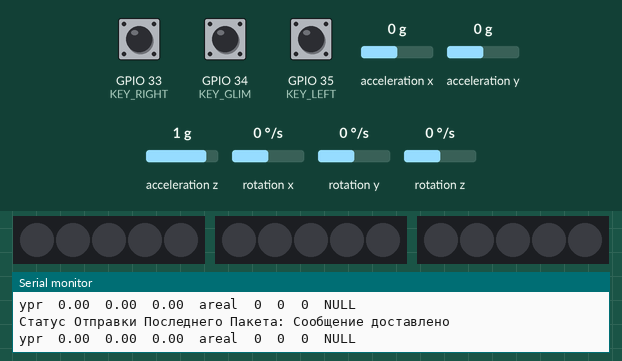
This sketch was run on a simulated ESP32. Shown: 3 × 5 RGB LEDs in strip order, left to right, the last lines printed to the serial monitor. Inputs (shaded band) come from the test bench; at power-on: rotation z 0 °/s, GPIO 34 (KEY_GLIM) LOW, acceleration x 0 g, GPIO 33 (KEY_RIGHT) LOW, GPIO 35 (KEY_LEFT) LOW, acceleration y 0 g, acceleration z 1 g, rotation x 0 °/s, rotation y 0 °/s. Dim RGB values are drawn brighter than linear.

Above: at 1.7 s.
1.8 s: rotation z set to -192 °/s
At 2.7 s:
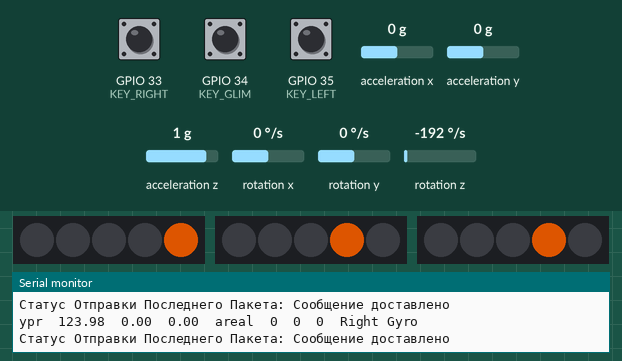
3.6 s: GPIO 34 (KEY_GLIM) pulled HIGH for 0.15 s
At 3.73 s:
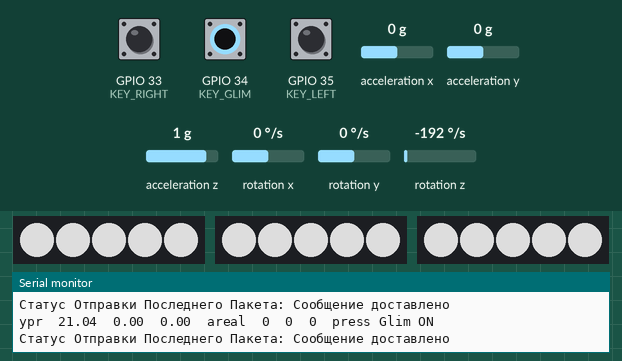
4.3 s: acceleration x set to -1.4 g
At 7.2 s:
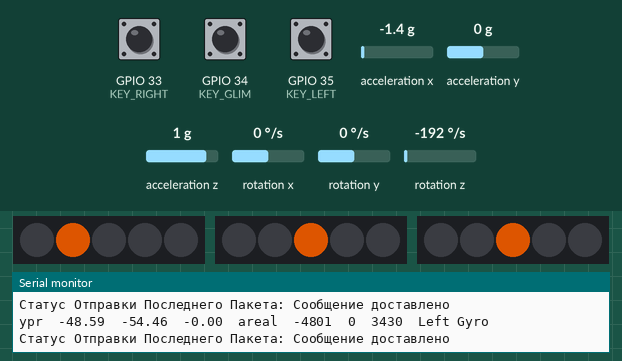
7.3 s: GPIO 33 (KEY_RIGHT) pulled HIGH for 0.15 s
8.0 s: GPIO 35 (KEY_LEFT) pulled HIGH for 0.15 s
At 8.5 s:
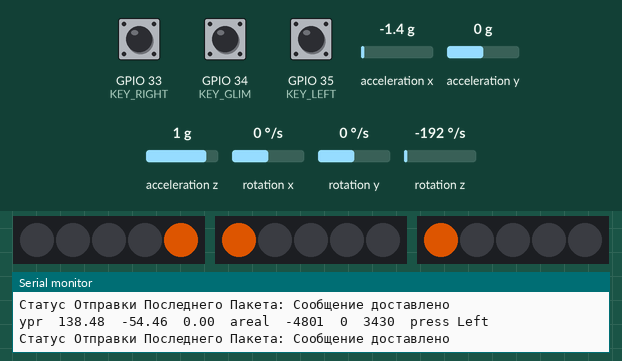
8.7 s: GPIO 34 (KEY_GLIM) pulled HIGH for 1 s
Timing chart, 0 to 11.3 s (numbered marks = the images above; inputs shaded):
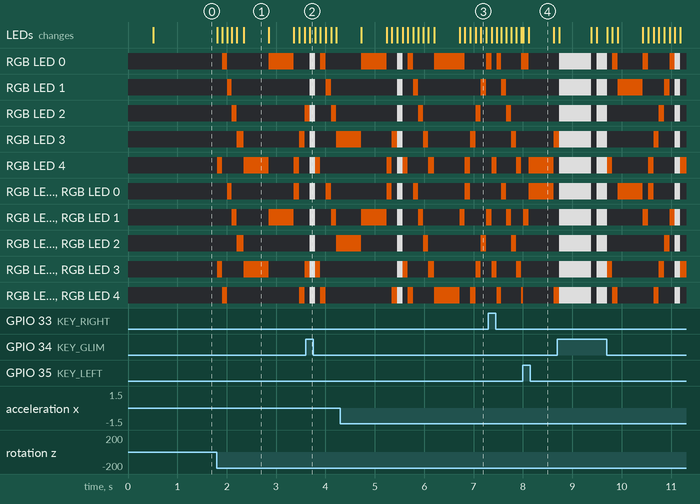

The sketch:

Esp32NowMaster.ino
```cpp
#include "I2Cdev.h"
#include "MPU6050_6Axis_MotionApps20.h"
#include <esp_now.h>
#include <WiFi.h>
#include <Adafruit_NeoPixel.h>

// Определяем задействованные пины
// Для LED
#define LED_GLIM 25
#define LED_LEFT 26
#define LED_RIGHT 27
#define LED_COUNT 5
//Для кнопок
#define KEY_GLIM 34
#define KEY_LEFT 35
#define KEY_RIGHT 33

//Устанавливаем углы, ускорение и крен срабатывания поворотника
#define ANGLE1 15         //I режим
#define ANGLE2 10         //II режим
#define BOOST2 500        //II режим
#define ANGLE3 7         //III режим
#define BOOST3 300        //III режим
#define ROOL3 5           //III режим
#define BOOST_STOP 1800   //СТОП режим
#define ROOL_STOP 50       //СТОП режим

//Время работы сигнала после сброса
#define TIME1 50         //I режим
#define TIME2 30         //II режим
#define TIME3 20         //III режим
#define TIME_STOP 50     //СТОП режим
#define TIME_DIGIT 100   //РУЧНОЙ режим

// Угол сброса признака поворота
#define ANGLE_FIN 5         //


//Переменная для задержки времени опроса
#define PERIOD 100
static uint32_t tmr = 0;

//Переменная для моргания LED
#define PERIODLED 100
static uint32_t tmrLED = 0; //Переменная времи моргания LED

// Инициализируем гироскоп MPU6050
////////////////////////////////////////////////////////////////////////////////////////
// AD0 low = 0x68 (default for SparkFun breakout and InvenSense evaluation board)
// AD0 high = 0x69
//MPU6050 mpu(0x69); // <-- use for AD0 high
MPU6050 mpu;

// MPU6050 переменные
uint16_t fifoCount;     // count of all bytes currently in FIFO
uint8_t fifoBuffer[64]; // FIFO storage buffer

Quaternion q;           // [w, x, y, z]         quaternion container
VectorInt16 aa;         // [x, y, z]            accel sensor measurements
VectorInt16 aaReal;     // [x, y, z]            gravity-free accel sensor measurements
VectorFloat gravity;    // [x, y, z]            gravity vector

float ypr[3];           // [yaw, pitch, roll]   yaw/pitch/roll container and gravity vector
float gyroX = 0;
float gyroY = 0;
float gyroZ = 0;
int accX = 0;
int accY = 0;


float gyroZFix = 0;

float gyroZOld = 0;
float gyroZOld1 = 0;
float gyroZOld2 = 0;

int accXOld1 = 0;
int accXOld2 = 0;

int accYOld1 = 0;
int accYOld2 = 0;

bool FlagFix = false;

float Delta3Z = 0;

// Обьявляем переменные для передачи на другую плату с помощью протокола ESP-NOW
//////////////////////////////////////////////////////////////////////////////////////////////////
// МАС-АДРЕС ПЛАТЫ-ПОЛУЧАТЕЛЯ
//uint8_t broadcastAddress[] = {0x10, 0x06, 0x1C, 0xA6, 0xE4, 0x10};
uint8_t broadcastAddress[] = {0x48, 0x27, 0xE2, 0x5E, 0x32, 0x6E};
//uint8_t broadcastAddress[] = {0x48, 0x27, 0xE2, 0x5E, 0x32, 0x88};

// Структура в скетче платы-отправителя  должна совпадать с оной для получателя
typedef struct StructMessage {
  char a[1];
  int b;
} StructMessage;

// Создаем структуру сообщения myData
StructMessage myData;

// Peer info
esp_now_peer_info_t peerInfo;

////////////////////////////////////////////////////////////////////////////////////////////////////
//Объявите наш объект полосы NeoPixel:
Adafruit_NeoPixel StripGlim(LED_COUNT, LED_GLIM, NEO_GRB + NEO_KHZ800);
Adafruit_NeoPixel StripLeft(LED_COUNT, LED_LEFT, NEO_GRB + NEO_KHZ800);
Adafruit_NeoPixel StripRight(LED_COUNT, LED_RIGHT, NEO_GRB + NEO_KHZ800);

char RouteFix;
int TimeFix = 0;
int NumLED = 0;
bool blinkFix = true;

//Переменная фиксации включения ходовых огней
bool GlimFix = false;
bool KeyFix = false;

// ================================================================
// ===                      OnDataSent                          ===
// ================================================================
// Обратная функция отправки
void OnDataSent(const uint8_t *mac_addr, esp_now_send_status_t status) {
  Serial.print("\r\nСтатус Отправки Последнего Пакета: ");
  Serial.println(status == ESP_NOW_SEND_SUCCESS ? "Сообщение доставлено" : "Сообщение НЕ доставлено");
}

// ================================================================
// ===                      INITIAL MPU6050                     ===
// ================================================================
// Функция инициализации MPU6050
void InitialMPU () {

  // initialize MPU6050
  mpu.initialize();
  mpu.dmpInitialize();
  mpu.setDMPEnabled(true);

  //начальные значения MPU6050
  mpu.setXAccelOffset(-1132);
  mpu.setYAccelOffset(-278);
  mpu.setZAccelOffset(1062);
  mpu.setXGyroOffset(132);
  mpu.setYGyroOffset(-12);
  mpu.setZGyroOffset(40);
}


// ================================================================
// ===                      INITIAL SETUP                       ===
// ================================================================

void setup() {

  Wire.begin();
  Serial.begin(115200);

  //Открываем пины на чтение
  pinMode(KEY_GLIM, INPUT);
  pinMode(KEY_LEFT, INPUT);
  pinMode(KEY_RIGHT, INPUT);

  // initialize MPU6050
  InitialMPU ();

  // Выбираем режим WiFi
  WiFi.mode(WIFI_STA);

  // Запускаем протокол ESP-NOW
  if (esp_now_init() != ESP_OK) {
    Serial.println("Ошибка инициализации ESP-NOW");
    return;
  }

  // Регистрируем отправку сообщения
  esp_now_register_send_cb(OnDataSent);

  // Указываем получателя
  memcpy(peerInfo.peer_addr, broadcastAddress, 6);
  peerInfo.channel = 0;
  peerInfo.encrypt = false;

  // Add peer
  if (esp_now_add_peer(&peerInfo) != ESP_OK) {
    Serial.println("Failed to add peer");
    return;
  }

  //ИНИЦИАЛИЗАЦИЯ объекта полосы NeoPixel
  StripGlim.begin();
  StripGlim.show();
  StripGlim.setBrightness(150);

  StripLeft.begin();
  StripLeft.show();
  StripLeft.setBrightness(150);

  StripRight.begin();
  StripRight.show();
  StripRight.setBrightness(150);
}


// ================================================================
// ===                    MAIN PROGRAM LOOP                     ===
// ================================================================

void loop() {

  /////////////////////////////////////////////////////////
  // костыль для обнуления датчика чтобы не привысить угол 180
  if ((gyroZ > 120) || (gyroZ < -120)) { // костыль для обнуления датчика чтобы не привысить угол 180
    gyroX = 0;
    gyroY = 0;
    gyroZ = 0;
    accX = 0;
    accY = 0;
    gyroZFix = 0;
    gyroZOld = 0;
    gyroZOld1 = 0;
    gyroZOld2 = 0;
    accXOld1 = 0;
    accXOld2 = 0;
    accYOld1 = 0;
    accYOld2 = 0;
    FlagFix = false;
    Delta3Z = 0;

    InitialMPU ();
  }

  //////////////////////////////////////////////////////////////
  //Получение и обработка данных с датчика MPU6050
  if (millis() - tmr >= PERIOD) {  // таймер получения и передачи данных
    if (mpu.dmpGetCurrentFIFOPacket(fifoBuffer)) { // Получить последний пакет

      //Получаем данные с MPU6050
      mpu.dmpGetQuaternion(&q, fifoBuffer);
      mpu.dmpGetGravity(&gravity, &q);
      mpu.dmpGetYawPitchRoll(ypr, &q, &gravity);
      mpu.dmpGetAccel(&aa, fifoBuffer);
      mpu.dmpGetLinearAccel(&aaReal, &aa, &gravity);

      gyroZ = (ypr[0] * 180 / M_PI);
      gyroX = (ypr[1] * 180 / M_PI);
      gyroY = (ypr[2] * 180 / M_PI);
      accX = (aaReal.x + accXOld1 + accXOld2) / 3;
      accY = (aaReal.y + accYOld1 + accYOld2) / 3;

      Delta3Z = abs(gyroZOld2 - gyroZ);

      Serial.print("ypr\t");
      Serial.print(ypr[0] * 180 / M_PI);
      Serial.print("\t");
      Serial.print(ypr[1] * 180 / M_PI);
      Serial.print("\t");
      Serial.print(ypr[2] * 180 / M_PI);
      Serial.print("\t");

      Serial.print("areal\t");
      Serial.print(aaReal.x);
      Serial.print("\t");
      Serial.print(aaReal.y);
      Serial.print("\t");
      Serial.print(aaReal.z);
      Serial.print("\t");
    }

    ///////////////////////////////////////////////////////
    //Обработка нажатия кнопок
    if (digitalRead(KEY_GLIM) && !KeyFix ) {
      strcpy(myData.a, "G");
      myData.b = 5;
      Serial.println("press Glim ON");
    }
    else if (digitalRead(KEY_GLIM) && KeyFix ) {
      strcpy(myData.a, "F");
      myData.b = 5;
      Serial.println("press Glim OFF");
    }
    else if (digitalRead(KEY_RIGHT)) {
      strcpy(myData.a, "R");
      myData.b = TIME_DIGIT;
      Serial.println("press Right");
    }
    else if (digitalRead(KEY_LEFT)) {
      strcpy(myData.a, "L");
      myData.b = TIME_DIGIT;
      Serial.println("press Left");
    }
    ///////////////////////////////////////////////////////
    //Определяем напровление поворота // направо - плюc, налево - минус
    else if ((gyroZ - gyroZFix) > ANGLE1) // по углу поворачиваем направо
    { FlagFix = true;
      strcpy(myData.a, "R");
      myData.b = TIME1;
      Serial.println("Right Gyro");
    }
    else if ((gyroZ - gyroZFix) < -ANGLE1) // по углу поворачиваем налево
    { FlagFix = true;
      strcpy(myData.a, "L");
      myData.b = TIME1;
      Serial.println("Left Gyro");
    }
    ///////////////////////////////////////////////////////
    else if (((gyroZ - gyroZFix) > ANGLE2) && (accY < -BOOST2))// по углу и ускорению поворачиваем направо
    { FlagFix = true;
      strcpy(myData.a, "R");
      myData.b = TIME2;
      Serial.println("Right Gyro&Acc");
    }
    else if (((gyroZ - gyroZFix) < -ANGLE2) && (accY > BOOST2)) // по углу и ускорению поворачиваем налево
    { FlagFix = true;
      strcpy(myData.a, "L");
      myData.b = TIME2;
      Serial.println("Left Gyro&Acc");
    }
    //////////////////////////////////////////////////////////
    else if (((gyroZ - gyroZFix) > ANGLE3) && (accY < -BOOST3) && (gyroY  > ROOL3))// по углу, ускорению и наклону поворачиваем направо
    { FlagFix = true;
      strcpy(myData.a, "R");
      myData.b = TIME3;
      Serial.println("Right Gyro&Acc&Gyro");
    }
    else if (((gyroZ - gyroZFix) < -ANGLE3) && (accY > BOOST3) && (gyroY  < -ROOL3)) // по углу, ускорению и наклону поворачиваем налево
    { FlagFix = true;
      strcpy(myData.a, "L");
      myData.b = TIME3;
      Serial.println("Left Gyro&Acc&Gyro");
    }
    //////////////////////////////////////////////////////////
    else if ((accX < -BOOST_STOP) || (gyroX < -ROOL_STOP))  // тормозим
    {
      strcpy(myData.a, "S");
      myData.b = TIME_STOP;
      Serial.println("Stop");
    }
    //////////////////////////////////////////////////////////
    else // Едим прямо
    {
      strcpy(myData.a, "N");
      myData.b = 0;
      Serial.println("NULL");
    }
    ///////////////////////////////////////////////////////
    // Отправляем сообщение
       esp_err_t result = esp_now_send(broadcastAddress, (uint8_t *) &myData, sizeof(myData));

    ///////////////////////////////////////////////////////////
    //Сброс признака поворота
    //Фиксируем значения для сравнения
    if (!FlagFix || (FlagFix && (Delta3Z < ANGLE_FIN))) {
      gyroZFix = gyroZ;
      FlagFix = false;
    }

    /////////////////////////////////////////////////////////////
    //Запоминием предидущий угол и ускорения
    gyroZOld2 = gyroZOld1;
    gyroZOld1 = gyroZOld;
    gyroZOld = gyroZ;

    accXOld2 = accXOld1;
    accXOld1 = aaReal.x;

    accYOld2 = accYOld1;
    accYOld1 = aaReal.y ;

    //Раздел управления LED
    ///////////////////////////////////////////////////////////////////////
    if ((myData.a[0] != RouteFix) && (myData.a[0] != 'N')) {
      RouteFix = myData.a[0];
      TimeFix =  myData.b;
      tmrLED = 0;
      NumLED = 2;
    }
    else {
      TimeFix =  TimeFix - 1;
    }

    tmr = millis();  // сброс таймера
  } // конец таймера получения данных

  //Раздел Включения LED
  ///////////////////////////////////////////////////////////////////////
  // Моргаем правым поворотом
  if ((RouteFix == 'R') && (TimeFix > 0)) {
    //Serial.println("LED Right ON");
    // действие по таймеру
    // Бегущая точка LED
    if (millis() - tmrLED >= PERIODLED) {
      tmrLED = millis();
      NumLED = (NumLED >= 4) ? 0 : NumLED + 1;
      for (int i = 0; i <= 4; i++) {
        StripRight.setPixelColor(i, ((i == NumLED) ? StripRight.Color(255, 100, 0) : StripRight.Color(0, 0, 0)));
        StripGlim.setPixelColor((i == 4) ? 0 : i + 1, ((i == NumLED) ? StripGlim.Color(255, 100, 0) : StripGlim.Color(0, 0, 0)));
        StripLeft.setPixelColor(i, ((i == NumLED) ? StripLeft.Color(255, 100, 0) : StripLeft.Color(0, 0, 0)));
      }
      StripRight.show();
      StripLeft.show();
      StripGlim.show();
    }
  }
  /////////////////////////////////////////////////////////////////
  // Моргаем левым поворотом
  else if ((RouteFix == 'L') && (TimeFix > 0)) {
    //Serial.println("LED Left ON");
    // действие по таймеру
    // Бегущая точка LED
    if (millis() - tmrLED >= PERIODLED) {
      tmrLED = millis();
      NumLED = (NumLED <= 0) ? 4 : NumLED - 1;
      for (int i = 0; i <= 4; i++) {
        StripRight.setPixelColor(i, ((i == NumLED) ? StripRight.Color(255, 100, 0) : StripRight.Color(0, 0, 0)));
        StripGlim.setPixelColor((i == 0) ? 4 : i - 1, ((i == NumLED) ? StripGlim.Color(255, 100, 0) : StripGlim.Color(0, 0, 0)));
        StripLeft.setPixelColor(i, ((i == NumLED) ? StripLeft.Color(255, 100, 0) : StripLeft.Color(0, 0, 0)));
      }
      StripRight.show();
      StripLeft.show();
      StripGlim.show();
    }
  }
  /////////////////////////////////////////////////////////////////
  // Выключаем ВСЁ
  else if ((RouteFix == 'F') || ((RouteFix == 'S') && (!GlimFix)) || ((!GlimFix) && (TimeFix < 1))) {
    //Serial.println("LED All OFF");
    KeyFix = false;
    GlimFix = false;
    RouteFix = 'N';
    TimeFix = 0;
    for (int i = 0; i <= 4; i++) {
      StripRight.setPixelColor(i, StripRight.Color(0, 0, 0));
      StripLeft.setPixelColor(i, StripLeft.Color(0, 0, 0));
      StripGlim.setPixelColor(i, StripGlim.Color(0, 0, 0));
    }
    StripRight.show();
    StripLeft.show();
    StripGlim.show();
  }
  /////////////////////////////////////////////////////////////////
  // Включаем ходовые огни
  else if ((RouteFix == 'G') || (GlimFix)) {
    if (TimeFix < 1) KeyFix = true;
    //Serial.println("LED Glim ON");
    GlimFix = true;
    for (int i = 0; i <= 4; i++) {
      StripRight.setPixelColor(i, StripRight.Color(255, 255, 255));
      StripLeft.setPixelColor(i, StripLeft.Color(255, 255, 255));
      StripGlim.setPixelColor(i, StripGlim.Color(255, 255, 255));
    }
    StripRight.show();
    StripLeft.show();
    StripGlim.show();
  }
}
```

Measured:
- after the input at 1.8 s, RGB LED 0: off → RGB(150, 58, 0) after 0.11 s, → off 0.10 s later, → RGB(150, 58, 0) 0.85 s later, → off 0.51 s later; RGB LED 1: off → RGB(150, 58, 0) after 0.21 s, → off 0.10 s later
- after the input at 3.6 s, the LEDs: change after 0.08 s (image 2)
- after the input at 4.3 s, the LEDs: first differ from a run without the input after 1.2 s (image 3 shows a later state)
- what the display in image 1 shows lasts 0.6 s, from 2.3 s to 2.9 s
